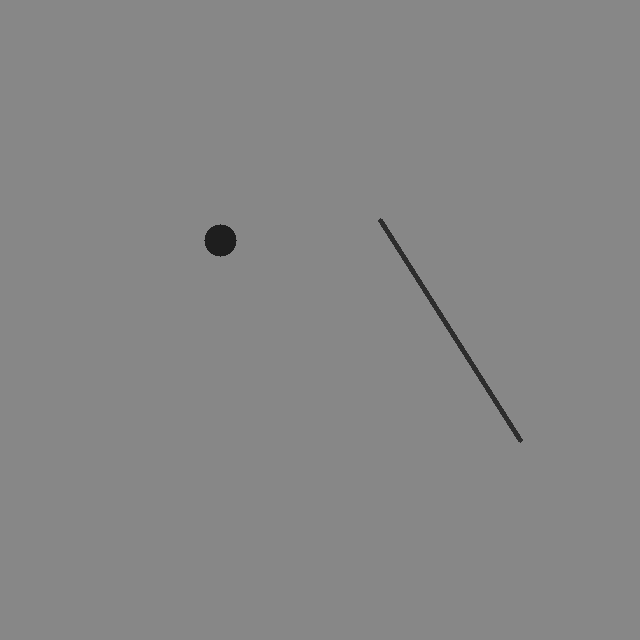
#> input picture data/factory_benchmark/specimen_10_multi_weld.png, 640 x 640 px
$ python -i segmenter.py   (imports and definitions only)
#> lines starting #> are read from the running program, lines starting #| are printed output that depends on the picture; after the words box and inside, x2 and y2 are one past the last pixel; in counts of white or black regions, pixels touching at a corner belong together
#> further down, picture is the input picture: shape (640, 640, 3); min 30, max 135, mean 134.5
"""Defect Contour Segmentation and Physical Metrology Module.

Extracts pixel-accurate polygonal masks, boundary contours, and physical
dimensions (area in mm², crack length, aspect ratio, solidity) from detected
defect regions of interest.
"""

from __future__ import annotations

import logging
from dataclasses import asdict, dataclass
from typing import Any, List, Optional, Tuple

import cv2
import numpy as np

logger = logging.getLogger(__name__)


@dataclass
class DefectMetrology:
    """Physical and geometric metrology measurements for a segmented defect.

    Attributes:
        pixel_area: Total number of defect pixels in the mask.
        aspect_ratio: Ratio of length to width (>= 1.0). High values indicate linear cracks/scratches.
        solidity: Ratio of contour area to its convex hull area (roughness indicator).
        polygon: List of normalized (x, y) coordinates relative to image [0.0, 1.0].
        area_px: Number of defect pixels (uncalibrated area).
        surface_area_mm2: Calibrated physical surface area in mm² (None when uncalibrated).
        length_mm: Maximum physical dimension (calibrated mm) along principal axis (None when uncalibrated).
        width_mm: Minimum physical dimension (calibrated mm) perpendicular to length (None when uncalibrated).
        length_px: Maximum dimension in pixels along principal axis.
        width_px: Minimum dimension in pixels perpendicular to length.
        is_calibrated: Boolean indicating whether optical mm calibration was applied.
        calibration_label: "calibrated" when calibrated; "uncalibrated (px)" when scale is None.
        px_per_mm: The optical scale in px/mm used, or None if uncalibrated.
    """

    pixel_area: int
    aspect_ratio: float
    solidity: float
    polygon: List[List[float]]
    area_px: Optional[int] = None
    surface_area_mm2: Optional[float] = None
    length_mm: Optional[float] = None
    width_mm: Optional[float] = None
    length_px: Optional[float] = None
    width_px: Optional[float] = None
    is_calibrated: bool = False
    calibration_label: str = "uncalibrated (px)"
    px_per_mm: Optional[float] = None
    tolerance_status: Optional[str] = None
    tolerance_note: Optional[str] = None


@dataclass
class ToleranceAssessment:
    """Engineering tolerance evaluation according to ISO/ASTM quality standards.

    Attributes:
        status: "PASS" | "WARNING" | "VIOLATION" | "UNCALIBRATED".
        defect_class: Label of the inspected defect class.
        recommended_severity: Calibrated severity level ("critical" | "major" | "minor").
        tolerance_limit_mm: Maximum allowable threshold for this class in millimeters.
        measured_dimension_mm: Actual physical measurement in millimeters.
        criterion: Human-readable engineering tolerance rule description.
        is_acceptable: Whether component passes tolerance for this defect.
        warning: Safety or calibration advisory if uncalibrated or out-of-tolerance.
    """

    status: str
    defect_class: str
    recommended_severity: str
    tolerance_limit_mm: Optional[float]
    measured_dimension_mm: Optional[float]
    criterion: str
    is_acceptable: bool
    warning: Optional[str] = None


class DefectSegmenter:
    """Pixel-level defect segmenter and industrial metrology analyzer.

    Extracts high-fidelity polygonal masks from defect bounding boxes
    and calculates industrial metallurgical metrology.

    Args:
        pixels_per_mm: Calibrated optical camera magnification (pixels per millimetre).
            Default is None (honest uncalibrated mode in pixels).
    """

    def __init__(self, pixels_per_mm: Optional[float] = None) -> None:
        self.pixels_per_mm: Optional[float] = None
        self.mm_per_pixel: Optional[float] = None
        self.mm2_per_pixel2: Optional[float] = None
        self.is_calibrated: bool = False
        self.calibration_label: str = "uncalibrated (px)"
        self.last_calibrated_scale: Optional[float] = None
        self.set_calibration(pixels_per_mm)

    def set_calibration(self, pixels_per_mm: Optional[float]) -> None:
        """Set or update optical calibration scale (pixels per millimeter).

        If None or <= 0: operates in uncalibrated mode (px only).
        If > 0: operates in calibrated mode (mm and mm²).
        """
        if pixels_per_mm is not None and float(pixels_per_mm) > 0:
            self.last_calibrated_scale = self.pixels_per_mm
            self.pixels_per_mm = float(pixels_per_mm)
            self.mm_per_pixel = 1.0 / self.pixels_per_mm
            self.mm2_per_pixel2 = self.mm_per_pixel ** 2
            self.is_calibrated = True
            self.calibration_label = "calibrated"
        else:
            self.pixels_per_mm = None
            self.mm_per_pixel = None
            self.mm2_per_pixel2 = None
            self.is_calibrated = False
            self.calibration_label = "uncalibrated (px)"

    def detect_fiducial_scale(
        self,
        image: np.ndarray,
        marker_size_mm: float = 20.0,
        target_type: str = "auto",
        drift_threshold_pct: float = 2.0,
    ) -> Tuple[Optional[float], Optional[str]]:
        """Automatically detect ArUco or circular optical benchmark to calibrate px_per_mm.

        Also performs drift compensation: if detected scale shifts >= 2% from previous calibration,
        recalibrates automatically and issues a vibration/drift alert.

        Args:
            image: Image containing conveyor fixture or reference artifact.
            marker_size_mm: Physical reference dimension in mm (side length for square, diameter for circle).
            target_type: "aruco", "circle", or "auto".
            drift_threshold_pct: Threshold percentage to trigger focal drift alert (default 2.0%).

        Returns:
            Tuple of (detected_px_per_mm, drift_warning_message_or_None).
        """
#> called with marker_size_mm = 20, target_type = 'auto', drift_threshold_pct = 2
        if image is None or image.size == 0:
            return None, None

        img_h, img_w = image.shape[:2]
#> img_h = 640; img_w = 640
        gray = cv2.cvtColor(image, cv2.COLOR_BGR2GRAY) if len(image.shape) == 3 else image
        computed_scale: Optional[float] = None

        # 1. Try ArUco Marker Detection (Square Fiducial: perimeter = 4 * side)
        if target_type in ("aruco", "auto") and hasattr(cv2, "aruco"):
            for dict_id in (cv2.aruco.DICT_4X4_50, cv2.aruco.DICT_5X5_50, cv2.aruco.DICT_6X6_50):
                try:
                    aruco_dict = cv2.aruco.getPredefinedDictionary(dict_id)
                    if hasattr(cv2.aruco, "ArucoDetector"):
                        det = cv2.aruco.ArucoDetector(aruco_dict)
                        corners, ids, _ = det.detectMarkers(image)
                    else:
                        corners, ids, _ = cv2.aruco.detectMarkers(image, aruco_dict)

                    if corners and len(corners) > 0:
                        pts = corners[0][0]
                        perim_px = float(cv2.arcLength(pts, True))
                        # Square marker perimeter = 4 * side
                        computed_scale = round(perim_px / (4.0 * marker_size_mm), 4)
                        logger.info(
                            "ArUco fiducial detected (id=%s): perim=%.1f px, scale=%.2f px/mm",
                            ids[0][0] if ids is not None else "?", perim_px, computed_scale,
                        )
                        break
                except Exception as exc:
                    logger.debug("ArUco search failed on dict %s: %s", dict_id, exc)

        # 2. Try Circular Optical Fiducial Benchmark (Circle: diameter = 2 * r)
        if computed_scale is None and target_type in ("circle", "auto"):
            # Threshold to find high-contrast circular calibration disc
            _, thresh = cv2.threshold(gray, 0, 255, cv2.THRESH_BINARY_INV + cv2.THRESH_OTSU)
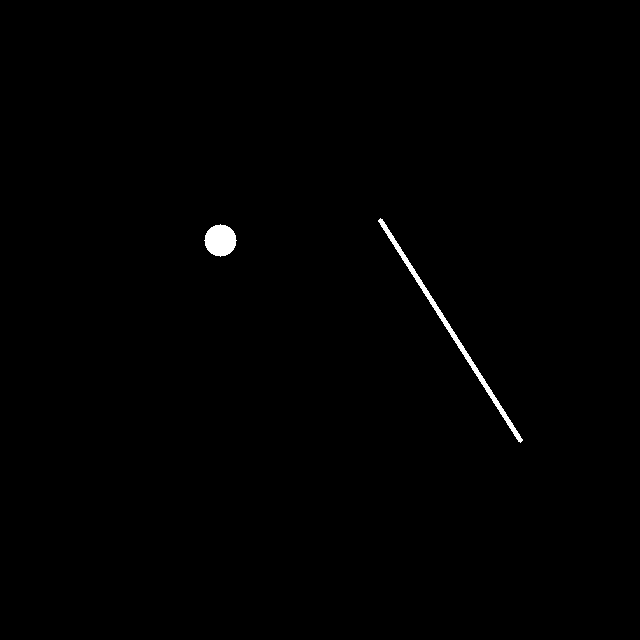
#> thresh: shape (640, 640); 0.51% white; 2 white regions
            cnts, _ = cv2.findContours(thresh, cv2.RETR_EXTERNAL, cv2.CHAIN_APPROX_SIMPLE)
#> cnts = 2 contours; box (x1, y1, x2, y2) and area: (378, 218, 523, 443) 1049, (204, 224, 237, 257) 752

            best_circ = 0.0
            best_circle_d = 0.0

            for c in cnts:
                area = cv2.contourArea(c)
                perim = cv2.arcLength(c, True)
                if perim > 0:
                    circ = 4.0 * np.pi * area / (perim * perim)
                    if circ > 0.85 and area > 400:
                        (cx, cy), r = cv2.minEnclosingCircle(c)
                        d_px = 2.0 * float(r)
                        if circ > best_circ:
                            best_circ = circ
                            best_circle_d = d_px
#> this loop made 2 passes
#> (area, perim, circ, cx, cy, r, d_px, best_circ) on pass 1: (752, 104.6, 0.864, 220, 240, 16, 32, 0.864)
#> (area, perim, circ) on pass 2: (1049, 568.5, 0.0408)
#> after the loop, best_circ = 0.864; best_circle_d = 32

            if best_circle_d > 0:
                computed_scale = round(best_circle_d / float(marker_size_mm), 4)
#> computed_scale = 1.6
                logger.info(
                    "Circular optical fiducial detected: diameter=%.1f px, scale=%.2f px/mm (circularity=%.3f)",
                    best_circle_d, computed_scale, best_circ,
                )

        if computed_scale is None:
            return None, None

        # Check for focal distance / vibration drift against previous scale
        drift_warning: Optional[str] = None
        if self.pixels_per_mm is not None and self.pixels_per_mm > 0:
            drift_pct = abs(computed_scale - self.pixels_per_mm) / self.pixels_per_mm * 100.0
            if drift_pct >= drift_threshold_pct:
                drift_warning = (
                    f"Focal distance drift detected ({drift_pct:.2f}% >= {drift_threshold_pct:.1f}%). "
                    f"Scale auto-compensated from {self.pixels_per_mm:.2f} to {computed_scale:.2f} px/mm."
                )
                logger.warning(drift_warning)

        self.set_calibration(computed_scale)
        return computed_scale, drift_warning

    # [397 lines left out: functions evaluate_engineering_tolerances, segment_roi, draw_polygon_overlay, not called in this run]

>>> import cv2
>>> picture = cv2.imread('../data/factory_benchmark/specimen_10_multi_weld.png')
>>> result = DefectSegmenter().detect_fiducial_scale(picture)
